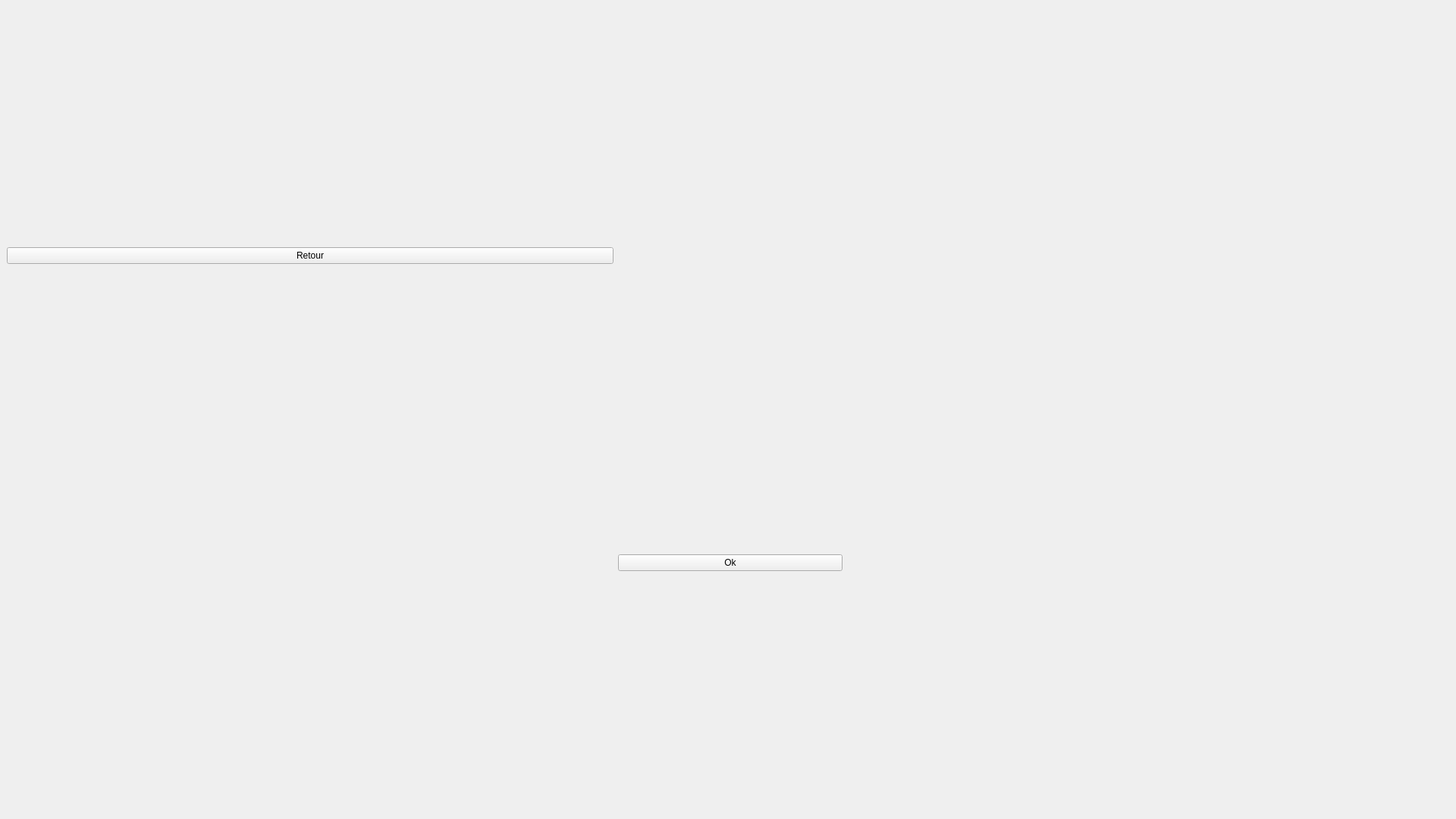
<?xml version="1.0" encoding="UTF-8"?>
<ui version="4.0">
 <class>Vue_cartes_on</class>
 <widget class="QWidget" name="Vue_cartes_on">
  <property name="geometry">
   <rect>
    <x>0</x>
    <y>0</y>
    <width>1920</width>
    <height>1080</height>
   </rect>
  </property>
  <property name="windowTitle">
   <string>Form</string>
  </property>
  <layout class="QGridLayout" name="gridLayout">
   <property name="leftMargin">
    <number>0</number>
   </property>
   <property name="topMargin">
    <number>0</number>
   </property>
   <property name="rightMargin">
    <number>0</number>
   </property>
   <property name="bottomMargin">
    <number>0</number>
   </property>
   <item row="0" column="0">
    <widget class="QWidget" name="vues_cartes_widget" native="true">
     <layout class="QGridLayout" name="gridLayout_2">
      <item row="1" column="0">
       <spacer name="horizontalSpacer">
        <property name="orientation">
         <enum>Qt::Horizontal</enum>
        </property>
        <property name="sizeType">
         <enum>QSizePolicy::Fixed</enum>
        </property>
        <property name="sizeHint" stdset="0">
         <size>
          <width>800</width>
          <height>20</height>
         </size>
        </property>
       </spacer>
      </item>
      <item row="2" column="1">
       <spacer name="verticalSpacer">
        <property name="orientation">
         <enum>Qt::Vertical</enum>
        </property>
        <property name="sizeType">
         <enum>QSizePolicy::Fixed</enum>
        </property>
        <property name="sizeHint" stdset="0">
         <size>
          <width>20</width>
          <height>40</height>
         </size>
        </property>
       </spacer>
      </item>
      <item row="3" column="1">
       <widget class="QPushButton" name="validation">
        <property name="text">
         <string>Ok</string>
        </property>
       </widget>
      </item>
      <item row="1" column="2">
       <spacer name="horizontalSpacer_2">
        <property name="orientation">
         <enum>Qt::Horizontal</enum>
        </property>
        <property name="sizeType">
         <enum>QSizePolicy::Fixed</enum>
        </property>
        <property name="sizeHint" stdset="0">
         <size>
          <width>800</width>
          <height>20</height>
         </size>
        </property>
       </spacer>
      </item>
      <item row="0" column="0">
       <layout class="QGridLayout" name="Layout_retour">
        <item row="0" column="0">
         <widget class="QPushButton" name="retour">
          <property name="text">
           <string>Retour</string>
          </property>
         </widget>
        </item>
        <item row="1" column="0">
         <layout class="QGridLayout" name="gridLayout_retour"/>
        </item>
       </layout>
      </item>
      <item row="0" column="1">
       <layout class="QGridLayout" name="gridLayout_ok"/>
      </item>
     </layout>
     <widget class="QWidget" name="layoutWidget_2">
      <property name="geometry">
       <rect>
        <x>1220</x>
        <y>80</y>
        <width>2</width>
        <height>2</height>
       </rect>
      </property>
      <layout class="QGridLayout" name="Layout_cartes"/>
     </widget>
     <widget class="QWidget" name="layoutWidget_3">
      <property name="geometry">
       <rect>
        <x>1220</x>
        <y>80</y>
        <width>2</width>
        <height>2</height>
       </rect>
      </property>
      <layout class="QGridLayout" name="Layout_joueurs"/>
     </widget>
    </widget>
   </item>
  </layout>
 </widget>
 <resources/>
 <connections/>
</ui>
